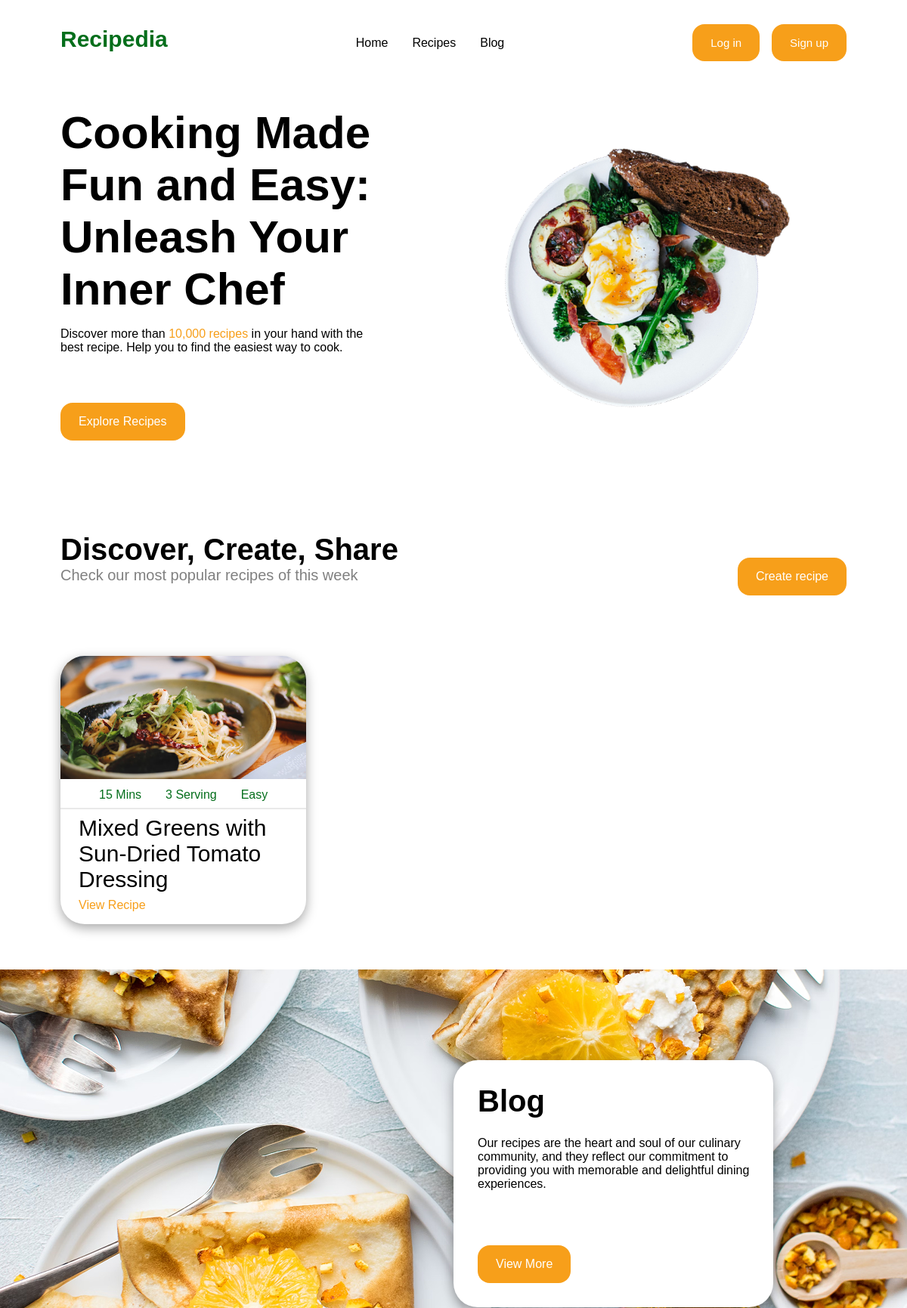
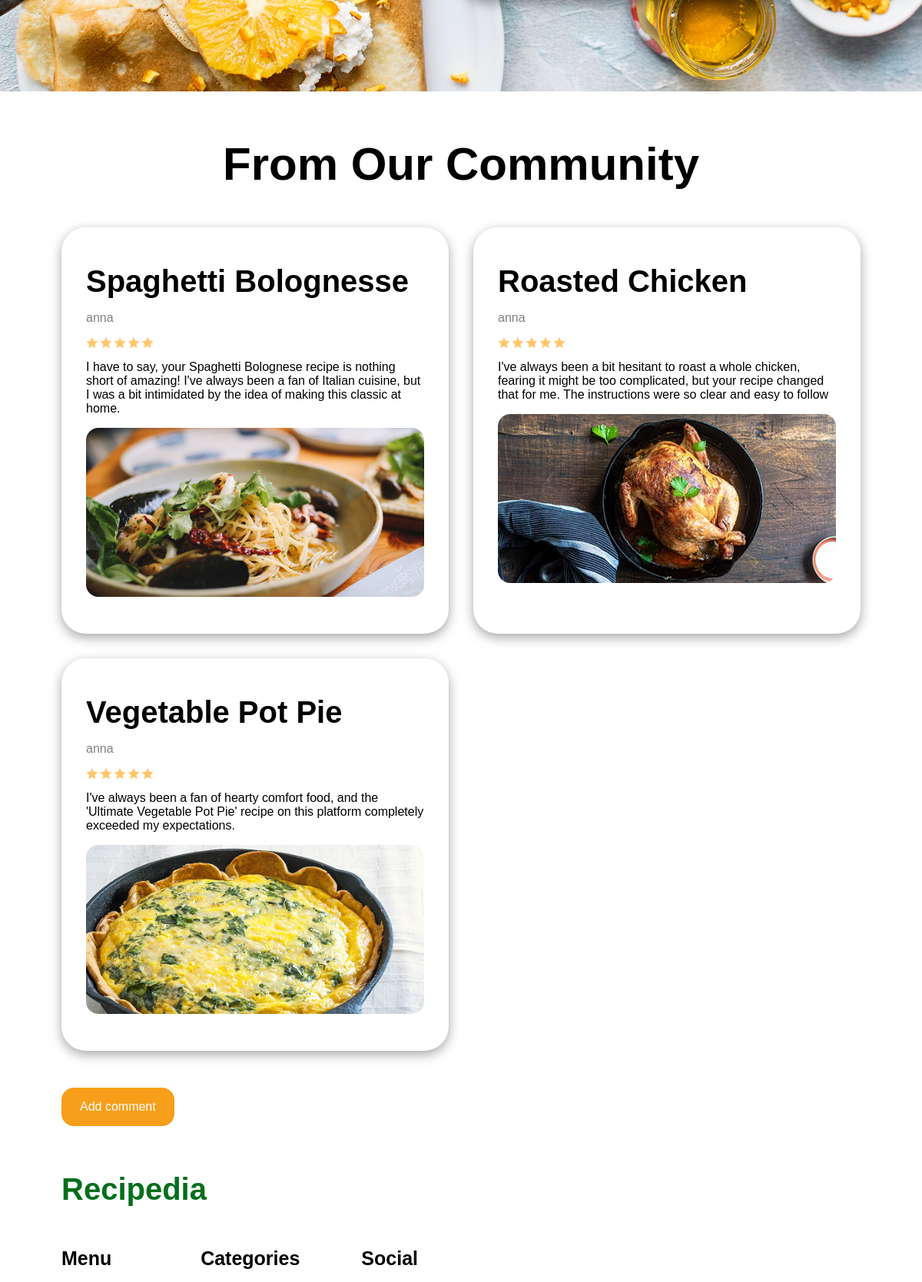
The page / (upper part) on the database its author committed (2 pictures, top to bottom).
### recipes/models.py (models this page shows, shortened)
class Recipe(models.Model):
    name = models.TextField(max_length=100, unique=True)
    image = models.ImageField(blank=True, default='default.png')
    description = models.TextField()
    prep_time = models.PositiveIntegerField(default=15)
    cook_time = models.PositiveIntegerField(default=30)
    serving = models.PositiveIntegerField(default=3)
    ingredients = models.TextField()
    instruction = models.TextField()
    created_at = models.DateTimeField(auto_now_add=True)
    author = models.ForeignKey(User,on_delete=models.CASCADE)

### comments/models.py (models this page shows, shortened)
class Comment(models.Model):
    text = models.TextField(max_length=200)
    author = models.ForeignKey(User,on_delete=models.CASCADE)
    created_at = models.DateTimeField(auto_now_add=True)
    image = models.ImageField(blank=True, default='default.png')
    name = models.TextField(max_length=100)

### recipe_blog/views.py (the view)
# urls.py: path('', views.home_page, name='home-page'),
def home_page(request):
    comments = Comment.objects.all()
    recipes = Recipe.objects.all()
    return render(request, 'index.html', {
        'comments': comments,
        'recipes': recipes
        })

### templates/index.html (shortened to what this page needs)
{% load static %}
<!DOCTYPE html>
<html lang="en">
<head>
    <link rel="stylesheet" href="{% static 'css/base.css' %}">
    <link rel="stylesheet" href="{% static 'css/index.css' %}">
</head>
<body>
    <nav>
        <a href="{% url 'home-page' %}">Recipedia</a>
        <ul>
            <li><a href="{% url 'home-page' %}">Home</a></li>
            <li><a href="{% url 'recipes:recipes-list' %}">Recipes</a></li>
            <li><a href="{% url 'blog:blog-list' %}">Blog</a></li>
        </ul>
        <div class="account">
            {% if user.is_authenticated %}
            <form action="{% url 'accounts:logout' %}" method="post">
                {% csrf_token %}
                <button class="account-btn">Log out</button>
            </form>
            {% else %}
            <a href="{% url 'accounts:login' %}" class="account-btn">Log in</a>
            <a href="{% url 'accounts:signup' %}" class="account-btn">Sign up</a>
            {% endif %}
        </div>
    </nav>
    {% block content %}
    <main>
        <div class="left-side">
            <h1>Cooking Made Fun and Easy: Unleash Your Inner Chef</h1>
            <p>Discover more than <span>10,000 recipes</span> in your hand with the <br> best recipe. Help you to find the easiest way to cook.</p>
            <a href="{% url 'recipes:recipes-list' %}" class="btn">Explore Recipes</a>
        </div>
        <div class="right-side">
            <img src="{% static 'img/main.png' %}">
        </div>
    </main>
    <section class="create">
        <div class="info">
            <div class="text">
                <h1>Discover, Create, Share</h1>
                <p>Check our most popular recipes of this week</p>
            </div>
            <a href="{% url 'recipes:create-recipe' %}" class="btn">Create recipe</a>
        </div>
        <div class="recipes">
            {% for recipe in recipes %}
            <div class="recipe">
                <img src="{{ recipe.image.url }}">
                <div class="desc">
                  <p>{{ recipe.prep_time }} Mins</p>
                  <p>{{ recipe.serving }} Serving</p>
                  <p>Easy</p>
                </div>
                <h2>{{ recipe.name }}</h2>
                <a href="{% url 'recipes:recipe' recipe.name %}" class="view-btn">View Recipe</a>
            </div>
            {% endfor %}
          </div>
    </section>
    <section class="blog">
        <div class="link-blog">
            <h2>Blog</h2>
            <p>Our recipes are the heart and soul of our culinary <br> community, and they reflect our commitment to <br> providing you with memorable and delightful dining <br> experiences.</p>
            <a href="{% url 'blog:blog-list' %}" class="btn">View More</a>
        </div>
    </section>
    <section class="review">
        <h1>From Our Community</h1>
        <div class="comments">
            {% for comment in comments %}
            <div class="comment">
                <h2>{{ comment.name }}</h2>
                <span>{{ comment.author.username }}</span>
                <img src="{% static 'img/stars.png' %}" class="stars">
                <p>{{ comment.text }}</p>
                <img src="{{ comment.image.url }}" class="food">
            </div>
            {% endfor %}
        </div>
        <a href="{% url 'comments:make-comment' %}" class="btn">Add comment</a>
    </section>
    {% endblock %}
    <footer>
        <a href="{% url 'home-page' %}">Recipedia</a>
        <div class="categories">
            <div class="left-side">
                <ul>
                    <li>Menu</li>
                </ul>
                <ul>
                    <li>Categories</li>
                </ul>
                <ul>
                    <li>Social</li>
                </ul>
            </div>
        </div>
    </footer>
</body>
</html>

### assets/css/base.css (style rules this page uses)
* { padding: 0; margin: 0; box-sizing: border-box; font-family: 'Poppins', sans-serif; list-style: none; text-decoration: none; }
:root { --color-orange: #F79F1A; --color-green: #046E1B; --color-grey: #F1F3F7; --box-shadow: rgba(0, 0, 0, 0.35) 0px 5px 15px; --transition: box-shadow 0.3s ease }
.btn { background: var(--color-orange); padding: 1rem 1.5rem; border-radius: 1rem; color: white; width: fit-content; transition: var(--transition); display: block; margin-top: 3rem; }

### assets/css/index.css (style rules this page uses)
h1 { font-size: 60px; }
h2 { font-size: 40px; }
.view-btn { color: var(--color-orange); }
.account-btn { background: var(--color-orange); padding: 1rem 1.5rem; border-radius: 1rem; color: white; transition: var(--transition); border: 0; font-size: 15px; }
nav { display: flex; justify-content: space-between; align-items: baseline; gap: 2rem; margin: 2rem 5rem; }
nav > a { color: var(--color-green); font-weight: 600; font-size: 30px; }
nav ul { display: flex; align-items: baseline; gap: 2rem; cursor: pointer; }
nav ul li a { font-weight: 500; color: black; }
nav .account { display: flex; gap: 1rem; }
main { display: grid; grid-template-columns: repeat(2, 1fr); margin: 0 5rem; }
main .left-side { display: flex; justify-content: center; flex-direction: column; gap: 1rem; }
main .left-side span { color: var(--color-orange); }
main .right-side img { width: 100%; }
section.create { margin: 0 5rem; }
section.create .info { display: flex; flex-direction: row; justify-content: space-between; align-items: center; margin: 5rem 0; }
section.create .info h1 { font-size: 40px; }
section.create .info p { font-size: 20px; font-weight: 200; color: grey; }
section.create .recipes { display: grid; grid-template-columns: repeat(3,1fr); gap: 2rem; }
section.create .recipes .recipe { box-shadow: var(--box-shadow); border-radius: 2rem; }
section.create .recipes .recipe img { width: 100%; border-top-left-radius: 2rem; border-top-right-radius: 2rem; }
section.create .recipes .recipe .desc { display: flex; flex-direction: row; gap: 2rem; justify-content: center; padding: 0.5rem 0; color: var(--color-green); cursor: pointer; border-bottom: 2px solid #e9e9e9; }
section.create .recipes .recipe h2 { font-size: 30px; font-weight: 500; }
section.create .recipes .recipe h2 { padding: 0.5rem 1.5rem; }
section.create .recipes .recipe a { display: block; padding-bottom: 1rem; padding-left: 1.5rem; }
section.blog { margin-top: 5%; background-image: url("../img/image12.png"); background-position: center; background-repeat: no-repeat; background-size: cover; display: grid; grid-template-columns: repeat(2,1fr); padding: 10% 0; }
section.blog .link-blog { grid-column: 2/3; display: flex; flex-direction: column; align-items: start; gap: 1.5rem; background: white; width: fit-content; border-radius: 2rem; padding: 2rem; cursor: pointer; box-shadow: var(--box-shadow); }
section.review { margin: 5% 5rem; }
section.review > h1 { text-align: center; }
section.review .comments { display: grid; grid-template-columns: repeat(2,1fr); gap: 2rem; margin: 3rem 0; }
section.review .comments .comment { box-shadow: var(--box-shadow); display: flex; flex-direction: column; align-items: start; border-radius: 2rem; padding: 3rem 2rem; gap: 1rem; }
section.review .comments .comment > span { color: grey; }
section.review .comments .comment .stars { width: 20%; }
section.review .comments .comment .food { width: 100%; border-radius: 1rem; }
footer { margin: 2rem 5rem; }
footer a { color: var(--color-green); font-weight: 600; font-size: 40px; }
footer .categories { display: grid; grid-template-columns: repeat(2, 1fr); margin-top: 3rem; align-items: baseline; }
footer .categories .left-side { display: flex; gap: 5rem; }
footer .categories .left-side ul { font-size: 20px; cursor: pointer; }
footer .categories .left-side ul li { padding: 0.3rem 0; }
footer .categories .left-side ul li:first-child { font-weight: 700; font-size: 25px; margin-bottom: 1rem; }

### rows shown on the page
Recipe: image (picture), prep_time "15", serving "3", name "Mixed Greens with Sun-Dried Tomato Dressing"
Comment: name "Spaghetti Bolognesse", author.username "anna", text "I have to say, your Spaghetti Bolognese recipe is nothing short of amazing! I've always been a fan of Italian cuisine, but I was a bit intimidated by the idea of making this classic at home.", image (picture)
Comment: name "Roasted Chicken", author.username "anna", text "I've always been a bit hesitant to roast a whole chicken, fearing it might be too complicated, but your recipe changed that for me. The instructions were so clear and easy to follow", image (picture)
Comment: name "Vegetable Pot Pie", author.username "anna", text "I've always been a fan of hearty comfort food, and the 'Ultimate Vegetable Pot Pie' recipe on this platform completely exceeded my expectations.", image (picture)
